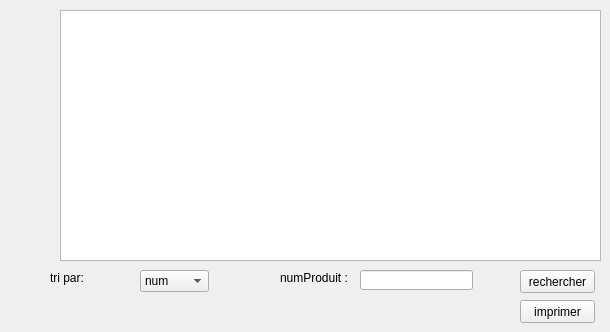
        <widget class="QWidget" name="tab_4">
         <attribute name="title">
          <string>Afficher</string>
         </attribute>
         <widget class="QTableView" name="tabPromo2">
          <property name="geometry">
           <rect>
            <x>60</x>
            <y>10</y>
            <width>541</width>
            <height>251</height>
           </rect>
          </property>
         </widget>
         <widget class="QPushButton" name="recherche">
          <property name="geometry">
           <rect>
            <x>520</x>
            <y>270</y>
            <width>75</width>
            <height>23</height>
           </rect>
          </property>
          <property name="text">
           <string>rechercher</string>
          </property>
         </widget>
         <widget class="QLineEdit" name="rechercher_label">
          <property name="geometry">
           <rect>
            <x>360</x>
            <y>270</y>
            <width>113</width>
            <height>20</height>
           </rect>
          </property>
         </widget>
         <widget class="QLabel" name="label_4">
          <property name="geometry">
           <rect>
            <x>280</x>
            <y>270</y>
            <width>71</width>
            <height>16</height>
           </rect>
          </property>
          <property name="text">
           <string>numProduit :</string>
          </property>
         </widget>
         <widget class="QPushButton" name="imprimer">
          <property name="geometry">
           <rect>
            <x>520</x>
            <y>300</y>
            <width>75</width>
            <height>23</height>
           </rect>
          </property>
          <property name="text">
           <string>imprimer</string>
          </property>
         </widget>
         <widget class="QComboBox" name="comboBox_2">
          <property name="geometry">
           <rect>
            <x>140</x>
            <y>270</y>
            <width>69</width>
            <height>22</height>
           </rect>
          </property>
          <item>
           <property name="text">
            <string>num</string>
           </property>
          </item>
          <item>
           <property name="text">
            <string>prix</string>
           </property>
          </item>
          <item>
           <property name="text">
            <string>taux</string>
           </property>
          </item>
         </widget>
         <widget class="QLabel" name="label_9">
          <property name="geometry">
           <rect>
            <x>50</x>
            <y>270</y>
            <width>71</width>
            <height>16</height>
           </rect>
          </property>
          <property name="text">
           <string>tri par: </string>
          </property>
         </widget>
        </widget>
